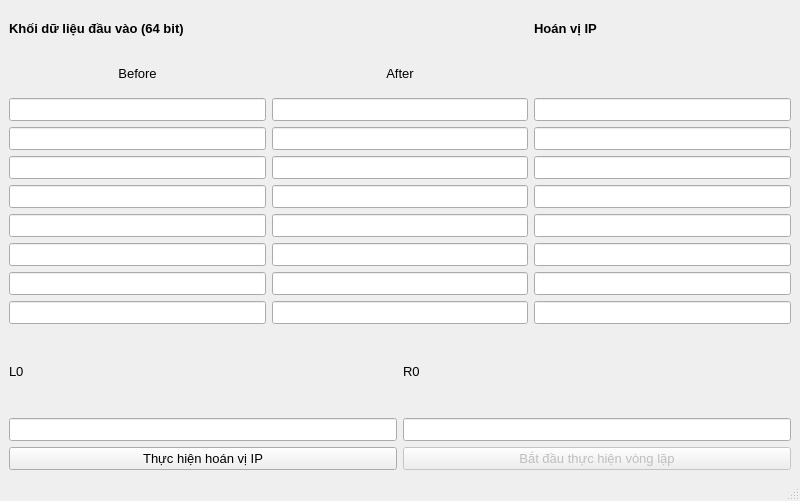
<?xml version="1.0" encoding="UTF-8"?>
<ui version="4.0">
 <class>MainWindow1</class>
 <widget class="QMainWindow" name="MainWindow1">
  <property name="geometry">
   <rect>
    <x>0</x>
    <y>0</y>
    <width>800</width>
    <height>501</height>
   </rect>
  </property>
  <property name="windowTitle">
   <string>DES ENCRYPT</string>
  </property>
  <widget class="QWidget" name="centralwidget">
   <layout class="QGridLayout" name="gridLayout_2">
    <item row="2" column="0">
     <layout class="QHBoxLayout" name="horizontalLayout">
      <item>
       <widget class="QLabel" name="label_19">
        <property name="font">
         <font>
          <pointsize>10</pointsize>
         </font>
        </property>
        <property name="text">
         <string>L0</string>
        </property>
       </widget>
      </item>
      <item>
       <widget class="QLabel" name="label_20">
        <property name="font">
         <font>
          <pointsize>10</pointsize>
         </font>
        </property>
        <property name="text">
         <string>R0</string>
        </property>
       </widget>
      </item>
     </layout>
    </item>
    <item row="5" column="0">
     <layout class="QGridLayout" name="gridLayout_12">
      <item row="1" column="0">
       <widget class="QPushButton" name="But_HV_IP">
        <property name="enabled">
         <bool>true</bool>
        </property>
        <property name="font">
         <font>
          <pointsize>10</pointsize>
         </font>
        </property>
        <property name="text">
         <string>Thực hiện hoán vị IP</string>
        </property>
       </widget>
      </item>
      <item row="1" column="1">
       <widget class="QPushButton" name="But_Loop">
        <property name="enabled">
         <bool>false</bool>
        </property>
        <property name="font">
         <font>
          <pointsize>10</pointsize>
         </font>
        </property>
        <property name="text">
         <string>Bắt đầu thực hiện vòng lặp</string>
        </property>
       </widget>
      </item>
      <item row="0" column="1">
       <widget class="QLineEdit" name="r_0">
        <property name="font">
         <font>
          <pointsize>10</pointsize>
         </font>
        </property>
        <property name="alignment">
         <set>Qt::AlignCenter</set>
        </property>
        <property name="readOnly">
         <bool>true</bool>
        </property>
       </widget>
      </item>
      <item row="0" column="0">
       <widget class="QLineEdit" name="l_0">
        <property name="font">
         <font>
          <pointsize>10</pointsize>
         </font>
        </property>
        <property name="text">
         <string/>
        </property>
        <property name="alignment">
         <set>Qt::AlignCenter</set>
        </property>
        <property name="readOnly">
         <bool>true</bool>
        </property>
       </widget>
      </item>
     </layout>
    </item>
    <item row="1" column="0">
     <layout class="QGridLayout" name="gridLayout_11">
      <item row="0" column="2">
       <widget class="QLineEdit" name="Dl_9">
        <property name="font">
         <font>
          <pointsize>10</pointsize>
         </font>
        </property>
        <property name="alignment">
         <set>Qt::AlignCenter</set>
        </property>
        <property name="readOnly">
         <bool>true</bool>
        </property>
       </widget>
      </item>
      <item row="3" column="2">
       <widget class="QLineEdit" name="Dl_12">
        <property name="font">
         <font>
          <pointsize>10</pointsize>
         </font>
        </property>
        <property name="alignment">
         <set>Qt::AlignCenter</set>
        </property>
        <property name="readOnly">
         <bool>true</bool>
        </property>
       </widget>
      </item>
      <item row="7" column="2">
       <widget class="QLineEdit" name="Dl_16">
        <property name="font">
         <font>
          <pointsize>10</pointsize>
         </font>
        </property>
        <property name="alignment">
         <set>Qt::AlignCenter</set>
        </property>
        <property name="readOnly">
         <bool>true</bool>
        </property>
       </widget>
      </item>
      <item row="7" column="0">
       <widget class="QLineEdit" name="Dl_8">
        <property name="font">
         <font>
          <pointsize>10</pointsize>
         </font>
        </property>
        <property name="alignment">
         <set>Qt::AlignCenter</set>
        </property>
        <property name="readOnly">
         <bool>true</bool>
        </property>
       </widget>
      </item>
      <item row="6" column="0">
       <widget class="QLineEdit" name="Dl_7">
        <property name="font">
         <font>
          <pointsize>10</pointsize>
         </font>
        </property>
        <property name="alignment">
         <set>Qt::AlignCenter</set>
        </property>
        <property name="readOnly">
         <bool>true</bool>
        </property>
       </widget>
      </item>
      <item row="4" column="0">
       <widget class="QLineEdit" name="Dl_5">
        <property name="font">
         <font>
          <pointsize>10</pointsize>
         </font>
        </property>
        <property name="alignment">
         <set>Qt::AlignCenter</set>
        </property>
        <property name="readOnly">
         <bool>true</bool>
        </property>
       </widget>
      </item>
      <item row="1" column="0">
       <widget class="QLineEdit" name="Dl_2">
        <property name="font">
         <font>
          <pointsize>10</pointsize>
         </font>
        </property>
        <property name="alignment">
         <set>Qt::AlignCenter</set>
        </property>
        <property name="readOnly">
         <bool>true</bool>
        </property>
       </widget>
      </item>
      <item row="2" column="0">
       <widget class="QLineEdit" name="Dl_3">
        <property name="font">
         <font>
          <pointsize>10</pointsize>
         </font>
        </property>
        <property name="alignment">
         <set>Qt::AlignCenter</set>
        </property>
        <property name="readOnly">
         <bool>true</bool>
        </property>
       </widget>
      </item>
      <item row="0" column="0">
       <widget class="QLineEdit" name="Dl_1">
        <property name="font">
         <font>
          <pointsize>10</pointsize>
         </font>
        </property>
        <property name="focusPolicy">
         <enum>Qt::StrongFocus</enum>
        </property>
        <property name="text">
         <string/>
        </property>
        <property name="alignment">
         <set>Qt::AlignCenter</set>
        </property>
        <property name="readOnly">
         <bool>true</bool>
        </property>
       </widget>
      </item>
      <item row="1" column="2">
       <widget class="QLineEdit" name="Dl_10">
        <property name="font">
         <font>
          <pointsize>10</pointsize>
         </font>
        </property>
        <property name="alignment">
         <set>Qt::AlignCenter</set>
        </property>
        <property name="readOnly">
         <bool>true</bool>
        </property>
       </widget>
      </item>
      <item row="3" column="0">
       <widget class="QLineEdit" name="Dl_4">
        <property name="font">
         <font>
          <pointsize>10</pointsize>
         </font>
        </property>
        <property name="alignment">
         <set>Qt::AlignCenter</set>
        </property>
        <property name="readOnly">
         <bool>true</bool>
        </property>
       </widget>
      </item>
      <item row="2" column="2">
       <widget class="QLineEdit" name="Dl_11">
        <property name="font">
         <font>
          <pointsize>10</pointsize>
         </font>
        </property>
        <property name="alignment">
         <set>Qt::AlignCenter</set>
        </property>
        <property name="readOnly">
         <bool>true</bool>
        </property>
       </widget>
      </item>
      <item row="4" column="2">
       <widget class="QLineEdit" name="Dl_13">
        <property name="font">
         <font>
          <pointsize>10</pointsize>
         </font>
        </property>
        <property name="alignment">
         <set>Qt::AlignCenter</set>
        </property>
        <property name="readOnly">
         <bool>true</bool>
        </property>
       </widget>
      </item>
      <item row="5" column="0">
       <widget class="QLineEdit" name="Dl_6">
        <property name="font">
         <font>
          <pointsize>10</pointsize>
         </font>
        </property>
        <property name="alignment">
         <set>Qt::AlignCenter</set>
        </property>
        <property name="readOnly">
         <bool>true</bool>
        </property>
       </widget>
      </item>
      <item row="6" column="2">
       <widget class="QLineEdit" name="Dl_15">
        <property name="font">
         <font>
          <pointsize>10</pointsize>
         </font>
        </property>
        <property name="alignment">
         <set>Qt::AlignCenter</set>
        </property>
        <property name="readOnly">
         <bool>true</bool>
        </property>
       </widget>
      </item>
      <item row="5" column="2">
       <widget class="QLineEdit" name="Dl_14">
        <property name="font">
         <font>
          <pointsize>10</pointsize>
         </font>
        </property>
        <property name="alignment">
         <set>Qt::AlignCenter</set>
        </property>
        <property name="readOnly">
         <bool>true</bool>
        </property>
       </widget>
      </item>
      <item row="0" column="1">
       <widget class="QLineEdit" name="Dla_1">
        <property name="font">
         <font>
          <pointsize>10</pointsize>
         </font>
        </property>
        <property name="focusPolicy">
         <enum>Qt::StrongFocus</enum>
        </property>
        <property name="text">
         <string/>
        </property>
        <property name="alignment">
         <set>Qt::AlignCenter</set>
        </property>
        <property name="readOnly">
         <bool>true</bool>
        </property>
       </widget>
      </item>
      <item row="1" column="1">
       <widget class="QLineEdit" name="Dla_2">
        <property name="font">
         <font>
          <pointsize>10</pointsize>
         </font>
        </property>
        <property name="alignment">
         <set>Qt::AlignCenter</set>
        </property>
        <property name="readOnly">
         <bool>true</bool>
        </property>
       </widget>
      </item>
      <item row="2" column="1">
       <widget class="QLineEdit" name="Dla_3">
        <property name="font">
         <font>
          <pointsize>10</pointsize>
         </font>
        </property>
        <property name="alignment">
         <set>Qt::AlignCenter</set>
        </property>
        <property name="readOnly">
         <bool>true</bool>
        </property>
       </widget>
      </item>
      <item row="3" column="1">
       <widget class="QLineEdit" name="Dla_4">
        <property name="font">
         <font>
          <pointsize>10</pointsize>
         </font>
        </property>
        <property name="alignment">
         <set>Qt::AlignCenter</set>
        </property>
        <property name="readOnly">
         <bool>true</bool>
        </property>
       </widget>
      </item>
      <item row="4" column="1">
       <widget class="QLineEdit" name="Dla_5">
        <property name="font">
         <font>
          <pointsize>10</pointsize>
         </font>
        </property>
        <property name="alignment">
         <set>Qt::AlignCenter</set>
        </property>
        <property name="readOnly">
         <bool>true</bool>
        </property>
       </widget>
      </item>
      <item row="5" column="1">
       <widget class="QLineEdit" name="Dla_6">
        <property name="font">
         <font>
          <pointsize>10</pointsize>
         </font>
        </property>
        <property name="alignment">
         <set>Qt::AlignCenter</set>
        </property>
        <property name="readOnly">
         <bool>true</bool>
        </property>
       </widget>
      </item>
      <item row="6" column="1">
       <widget class="QLineEdit" name="Dla_7">
        <property name="font">
         <font>
          <pointsize>10</pointsize>
         </font>
        </property>
        <property name="alignment">
         <set>Qt::AlignCenter</set>
        </property>
        <property name="readOnly">
         <bool>true</bool>
        </property>
       </widget>
      </item>
      <item row="7" column="1">
       <widget class="QLineEdit" name="Dla_8">
        <property name="font">
         <font>
          <pointsize>10</pointsize>
         </font>
        </property>
        <property name="alignment">
         <set>Qt::AlignCenter</set>
        </property>
        <property name="readOnly">
         <bool>true</bool>
        </property>
       </widget>
      </item>
     </layout>
    </item>
    <item row="0" column="0">
     <layout class="QGridLayout" name="gridLayout_8">
      <item row="1" column="0">
       <widget class="QLabel" name="label_21">
        <property name="font">
         <font>
          <pointsize>10</pointsize>
         </font>
        </property>
        <property name="text">
         <string>Before</string>
        </property>
        <property name="alignment">
         <set>Qt::AlignCenter</set>
        </property>
       </widget>
      </item>
      <item row="0" column="2">
       <widget class="QLabel" name="label_17">
        <property name="font">
         <font>
          <pointsize>10</pointsize>
          <weight>75</weight>
          <bold>true</bold>
         </font>
        </property>
        <property name="text">
         <string>Hoán vị IP</string>
        </property>
       </widget>
      </item>
      <item row="1" column="1">
       <widget class="QLabel" name="label_22">
        <property name="font">
         <font>
          <pointsize>10</pointsize>
         </font>
        </property>
        <property name="text">
         <string>After</string>
        </property>
        <property name="alignment">
         <set>Qt::AlignCenter</set>
        </property>
       </widget>
      </item>
      <item row="0" column="0" colspan="2">
       <widget class="QLabel" name="label_18">
        <property name="font">
         <font>
          <pointsize>10</pointsize>
          <weight>75</weight>
          <bold>true</bold>
         </font>
        </property>
        <property name="text">
         <string>Khối dữ liệu đầu vào (64 bit)</string>
        </property>
       </widget>
      </item>
     </layout>
    </item>
   </layout>
  </widget>
  <widget class="QMenuBar" name="menubar">
   <property name="geometry">
    <rect>
     <x>0</x>
     <y>0</y>
     <width>800</width>
     <height>26</height>
    </rect>
   </property>
  </widget>
  <widget class="QStatusBar" name="statusbar"/>
 </widget>
 <resources/>
 <connections/>
</ui>
